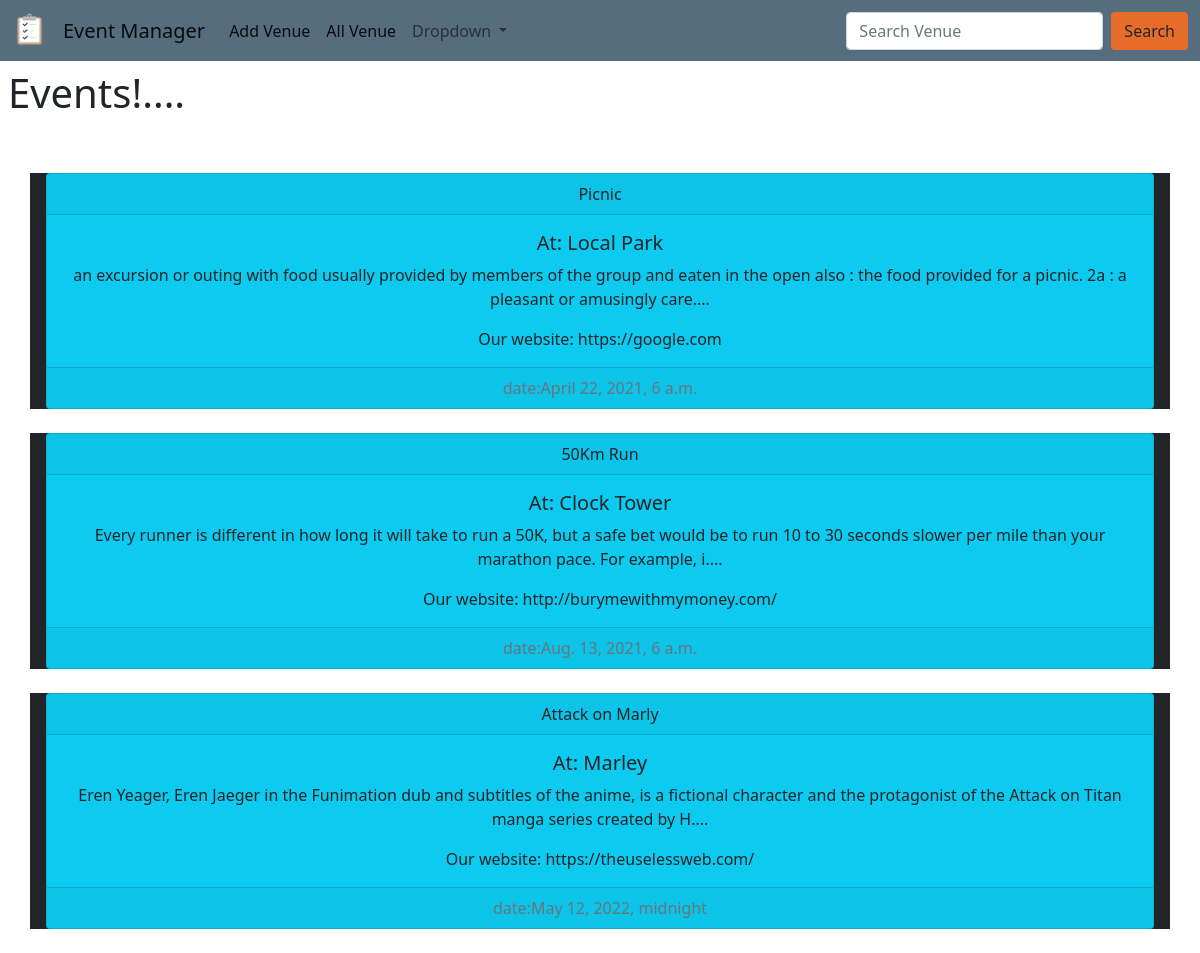
Before: /events with the older database file.
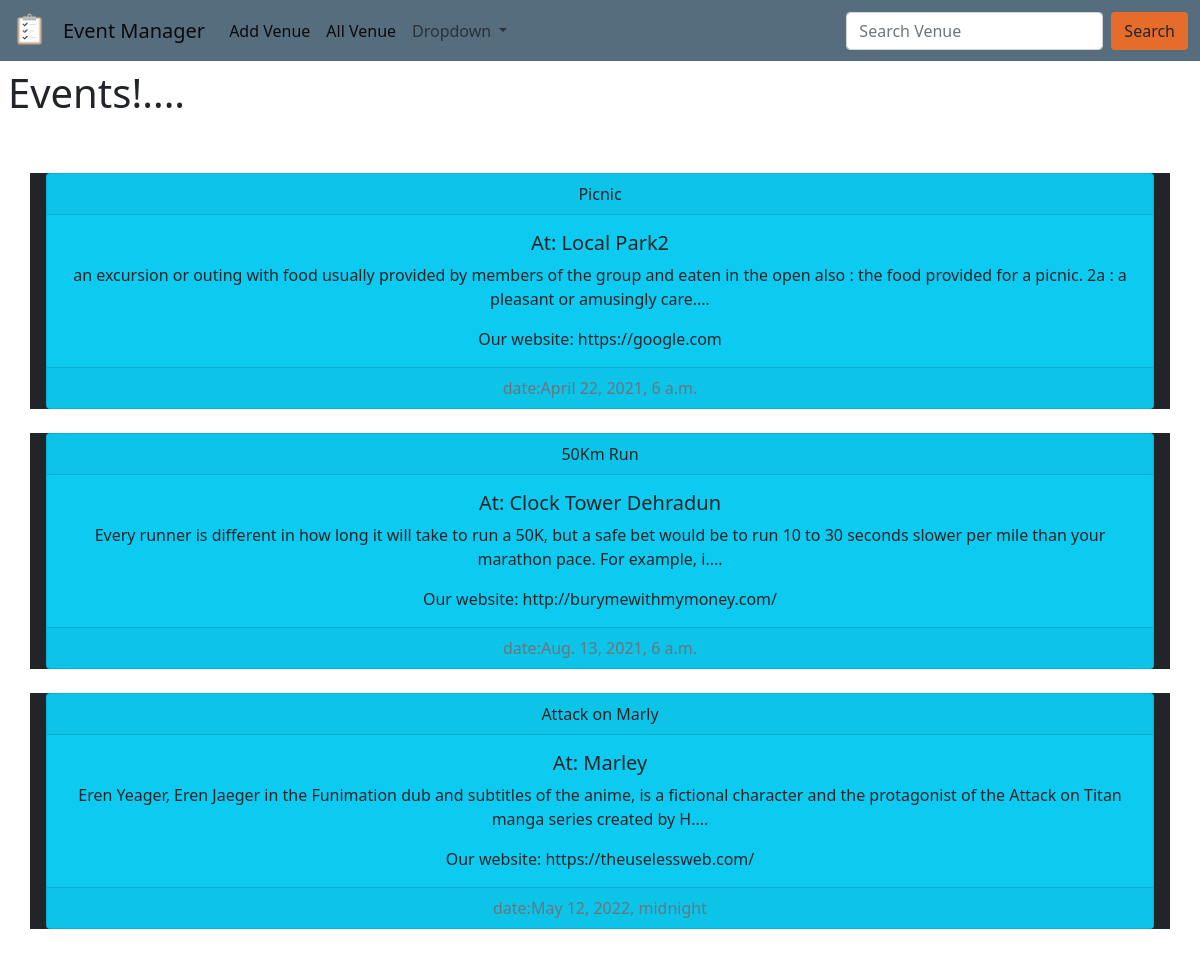
After: the same page with the newer database file.
### events/models.py (models this page shows, shortened)
class Event(models.Model):
    name = models.CharField(max_length=120)
    event_date = models.DateTimeField()
    venue=models.ForeignKey(Venue,null=True,blank=True, on_delete=models.CASCADE)
    manager = models.ForeignKey(User, blank=True, null=True,on_delete=models.SET_NULL)
    desc = models.TextField(blank=True)
    attendee =models.ManyToManyField(Profile, blank=True)

class Venue(models.Model):
    name=models.CharField(max_length=120)
    address=models.CharField(max_length=520)
    zip_code=models.CharField(max_length=45)
    phone=models.CharField(max_length=45, blank=True)
    web_address=models.URLField(max_length=120,blank=True)
    email_address=models.EmailField(max_length=254,blank=True)
    def __str__(self):
        return self.name

### events/views.py (the view)
# urls.py: path('events',views.all_events, name='events'),
def all_events(request):
    listed_events = Event.objects.all()
    return render(request,'event_list.html',{'listed_events':listed_events})

### templates/event_list.html (shortened to what this page needs)
{% extends 'base.html' %}
{% block body %}
<h1 class='m-2'>Events!....</h1>
<br> <br>
    {% for event in listed_events %}
<div class='container px-3 bg-dark'>
    <div class="card text-center bg-info">
        <div class="card-header">
            {{ event.name }}
        </div>
        <div class="card-body">
            <h5 class="card-title ">At: {{ event.venue }} </h5>
            <p class="card-text">{{event.desc|slice:':168'}}....</p>
            <p class="card-text">Our website: {{ event.venue.web_address }}</p>
        </div>
        <div class="card-footer text-muted">
            date:{{ event.event_date}}
        </div>
    </div>
</div>
    <br>
    {% endfor %}
    {% endblock body %}

Changed rows visible on the page:
changed through a linked row, Event "Picnic": venue "Local Park" → "Local Park2"
changed through a linked row, Event "50Km Run": venue "Clock Tower" → "Clock Tower Dehradun"
